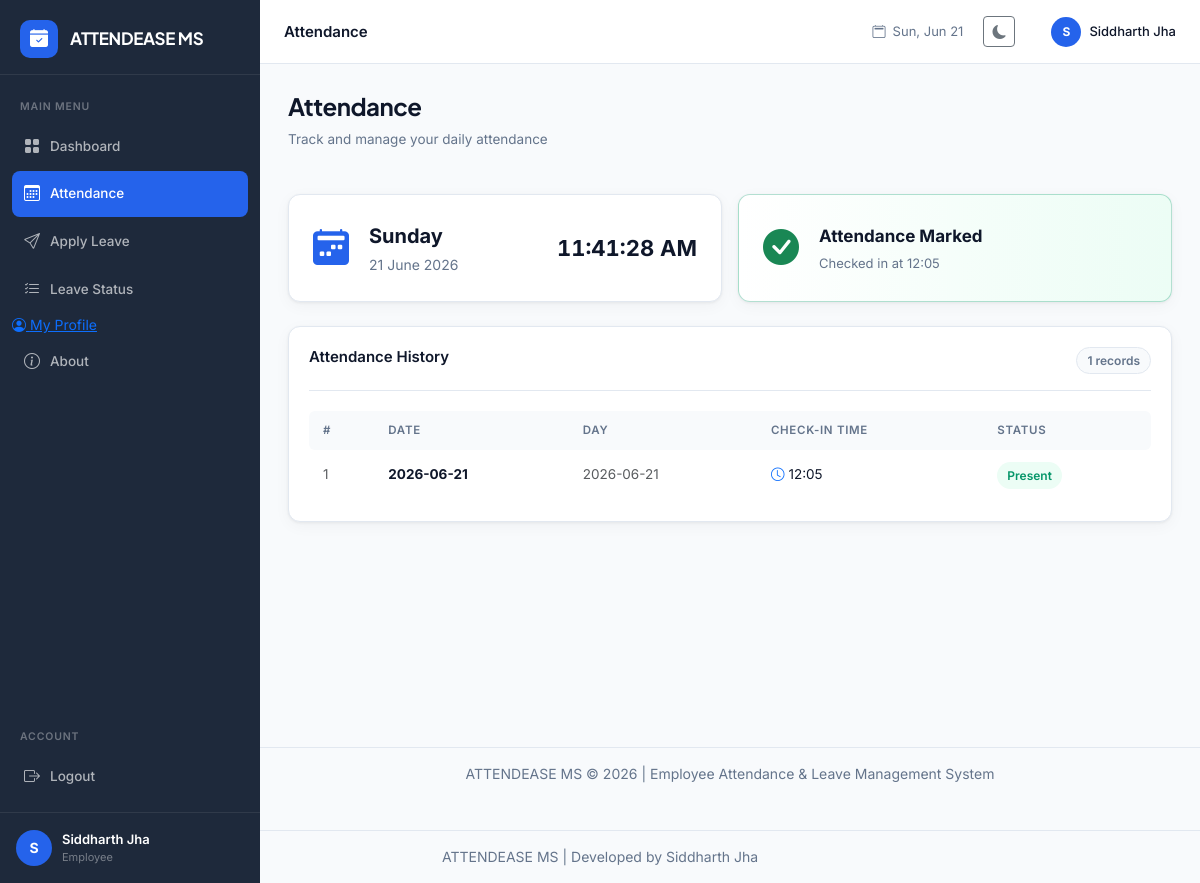
Screenshot of /attendance (signed in) with the database file from the repository.
### tables this page shows
CREATE TABLE attendance (
            id INTEGER PRIMARY KEY AUTOINCREMENT,
            user_id INTEGER NOT NULL,
            date TEXT NOT NULL,
            check_in TEXT,
            status TEXT DEFAULT 'Present',
            FOREIGN KEY (user_id) REFERENCES users(id)
        );

### app.py (the view, shortened to what this page needs)
@app.route('/attendance', methods=['GET', 'POST'])
@login_required
def attendance():
    if session['role'] == 'admin':
        return redirect(url_for('admin_dashboard'))
    user_id = session['user_id']
    today = date.today()
    db = get_db()
    today_att = db.execute("SELECT * FROM attendance WHERE user_id=? AND date=?",
                           (user_id, today.isoformat())).fetchone()
    history = db.execute("SELECT * FROM attendance WHERE user_id=? ORDER BY date DESC LIMIT 30",
                         (user_id,)).fetchall()
    db.close()
    return render_template('employee/attendance.html', today_att=today_att, history=history, today=today)

### app.py (called while the page is built)
def get_db():
    db = sqlite3.connect('database.db')
    db.row_factory = sqlite3.Row
    return db

def login_required(f):
    from functools import wraps
    @wraps(f)
    def decorated(*args, **kwargs):
        if 'user_id' not in session:
            flash('Please login to continue.', 'warning')
            return redirect(url_for('login'))
        return f(*args, **kwargs)
    return decorated

### templates/employee/attendance.html (shortened to what this page needs)
{% extends "base.html" %}
{% block page_title %}Attendance{% endblock %}
{% block content %}
<div class="page-header">
  <div>
    <h1 class="page-heading">Attendance</h1>
    <p class="page-sub">Track and manage your daily attendance</p>
  </div>
</div>
<div class="attendance-hero">
  <div class="att-date-card">
    <div class="att-date-icon"><i class="bi bi-calendar2-week-fill"></i></div>
    <div class="att-date-info">
      <div class="att-day" id="attDay">{{ today.strftime('%A') }}</div>
      <div class="att-date-val">{{ today.strftime('%d %B %Y') }}</div>
    </div>
    <div class="att-time" id="liveTime"></div>
  </div>
  <div class="att-status-card {% if today_att %}att-marked{% else %}att-unmarked{% endif %}">
    {% if today_att %}
    <div class="att-icon-big text-success"><i class="bi bi-check-circle-fill"></i></div>
    <div class="att-status-info">
      <div class="att-status-title">Attendance Marked</div>
      <div class="att-status-sub">Checked in at {{ today_att.check_in }}</div>
    </div>
    {% endif %}
  </div>
</div>
<div class="section-card">
  <div class="section-card-header">
    <h3>Attendance History</h3>
    <span class="badge-count">{{ history | length }} records</span>
  </div>
  {% if history %}
  <div class="table-responsive">
    <table class="data-table" id="attTable">
      <thead>
        <tr>
          <th>#</th>
          <th>Date</th>
          <th>Day</th>
          <th>Check-in Time</th>
          <th>Status</th>
        </tr>
      </thead>
      <tbody>
        {% for a in history %}
        <tr>
          <td class="text-muted">{{ loop.index }}</td>
          <td><strong>{{ a.date }}</strong></td>
          <td>
            {% set day_name = ['Mon','Tue','Wed','Thu','Fri','Sat','Sun'] %}
            <span class="text-muted">{{ a.date }}</span>
          </td>
          <td><i class="bi bi-clock text-primary me-1"></i>{{ a.check_in or '—' }}</td>
          <td><span class="badge-status badge-present">{{ a.status }}</span></td>
        </tr>
        {% endfor %}
      </tbody>
    </table>
  </div>
  {% else %}
  <div class="empty-state">
    <i class="bi bi-calendar-x"></i>
    <p>No attendance records found</p>
  </div>
  {% endif %}
</div>
{% endblock %}

### static/css/main.css (style rules this page uses)
:root { --primary: #2563EB; --primary-dark: #1D4ED8; --primary-light: #EFF6FF; --secondary: #1E293B; --bg: #F8FAFC; --surface: #FFFFFF; --border: #E2E8F0; --text: #0F172A; --text-muted: #64748B; --success: #059669; --success-bg: #ECFDF5; --warning: #D97706; --warning-bg: #FFFBEB; --danger: #DC2626; --danger-bg: #FEF2F2; --purple: #7C3AED; --purple-bg: #F5F3FF; --sidebar-w: 260px; --topbar-h: 64px; --radius: 12px; --radius-sm: 8px; --shadow: 0 1px 3px rgba(0,0,0,0.06), 0 4px 16px rgba(0,0,0,0.04); --shadow-md: 0 4px 24px rgba(37,99,235,0.12); }
* { box-sizing: border-box; margin: 0; padding: 0; }
body { font-family: 'Inter', system-ui, sans-serif; background: var(--bg); color: var(--text); font-size: 14px; line-height: 1.6; -webkit-font-smoothing: antialiased; }
.page-header { display: flex; align-items: flex-start; justify-content: space-between; margin-bottom: 28px; gap: 16px; }
.page-heading { font-family: 'Plus Jakarta Sans', sans-serif; font-size: 24px; font-weight: 700; color: var(--text); letter-spacing: -0.5px; }
.page-sub { color: var(--text-muted); font-size: 13.5px; margin-top: 3px; }
.section-card { background: var(--surface); border-radius: var(--radius); padding: 20px; box-shadow: var(--shadow); border: 1px solid var(--border); margin-bottom: 20px; }
.section-card-header { display: flex; justify-content: space-between; align-items: center; margin-bottom: 20px; padding-bottom: 16px; border-bottom: 1px solid var(--border); }
.section-card-header h3 { font-size: 15px; font-weight: 600; }
.badge-count { background: var(--bg); border: 1px solid var(--border); color: var(--text-muted); font-size: 12px; font-weight: 600; padding: 3px 10px; border-radius: 20px; }
.data-table { width: 100%; border-collapse: collapse; }
.data-table th { padding: 10px 14px; text-align: left; font-size: 11.5px; font-weight: 600; text-transform: uppercase; letter-spacing: 0.06em; color: var(--text-muted); background: var(--bg); cursor: pointer; user-select: none; white-space: nowrap; }
.data-table th:first-child { border-radius: 6px 0 0 6px; }
.data-table th:last-child { border-radius: 0 6px 6px 0; }
.data-table td { padding: 12px 14px; border-bottom: 1px solid var(--border); font-size: 13.5px; vertical-align: middle; }
.data-table tr:last-child td { border-bottom: none; }
.badge-status { display: inline-flex; align-items: center; gap: 4px; padding: 4px 10px; border-radius: 20px; font-size: 12px; font-weight: 600; white-space: nowrap; }
.badge-present { background: var(--success-bg); color: var(--success); }
.attendance-hero { display: grid; grid-template-columns: 1fr 1fr; gap: 16px; margin-bottom: 24px; }
.att-date-card, .att-status-card { background: var(--surface); border-radius: var(--radius); padding: 24px; display: flex; align-items: center; gap: 20px; box-shadow: var(--shadow); border: 1px solid var(--border); }
.att-date-icon { font-size: 36px; color: var(--primary); }
.att-day { font-size: 20px; font-weight: 700; color: var(--text); }
.att-date-val { color: var(--text-muted); font-size: 14px; margin-top: 2px; }
.att-time { margin-left: auto; font-size: 22px; font-weight: 700; color: var(--text); font-variant-numeric: tabular-nums; }
.att-marked { border-color: rgba(5,150,105,0.3); background: linear-gradient(to right, white, var(--success-bg)); }
.att-icon-big { font-size: 36px; }
.att-status-title { font-size: 17px; font-weight: 700; color: var(--text); }
.att-status-sub { color: var(--text-muted); font-size: 13px; margin-top: 3px; }
body, .app-wrapper, .main-content, .page-content { max-width: 100%; overflow-x: hidden; }

### rows the page displays
attendance: strftime "21 June 2026", check_in "12:05", date "2026-06-21", status "Present"

### other values shown
{{ session.full_name[0] }} "S"
{{ session.full_name }} "Siddharth Jha"
{{ session.role | capitalize }} "Employee"
{{ history | length }} "1"
